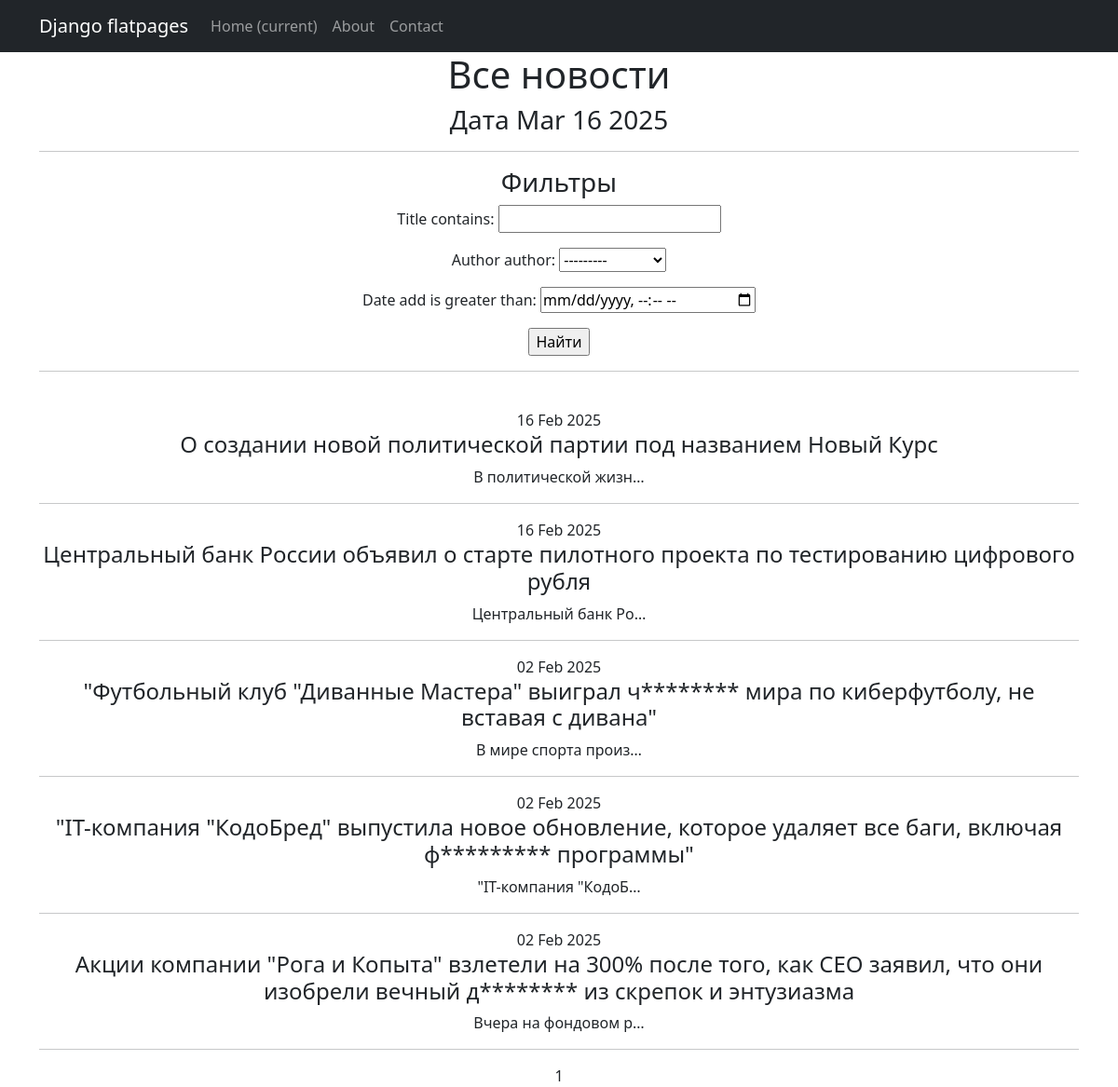
Page /news/search/ on the earlier database version.
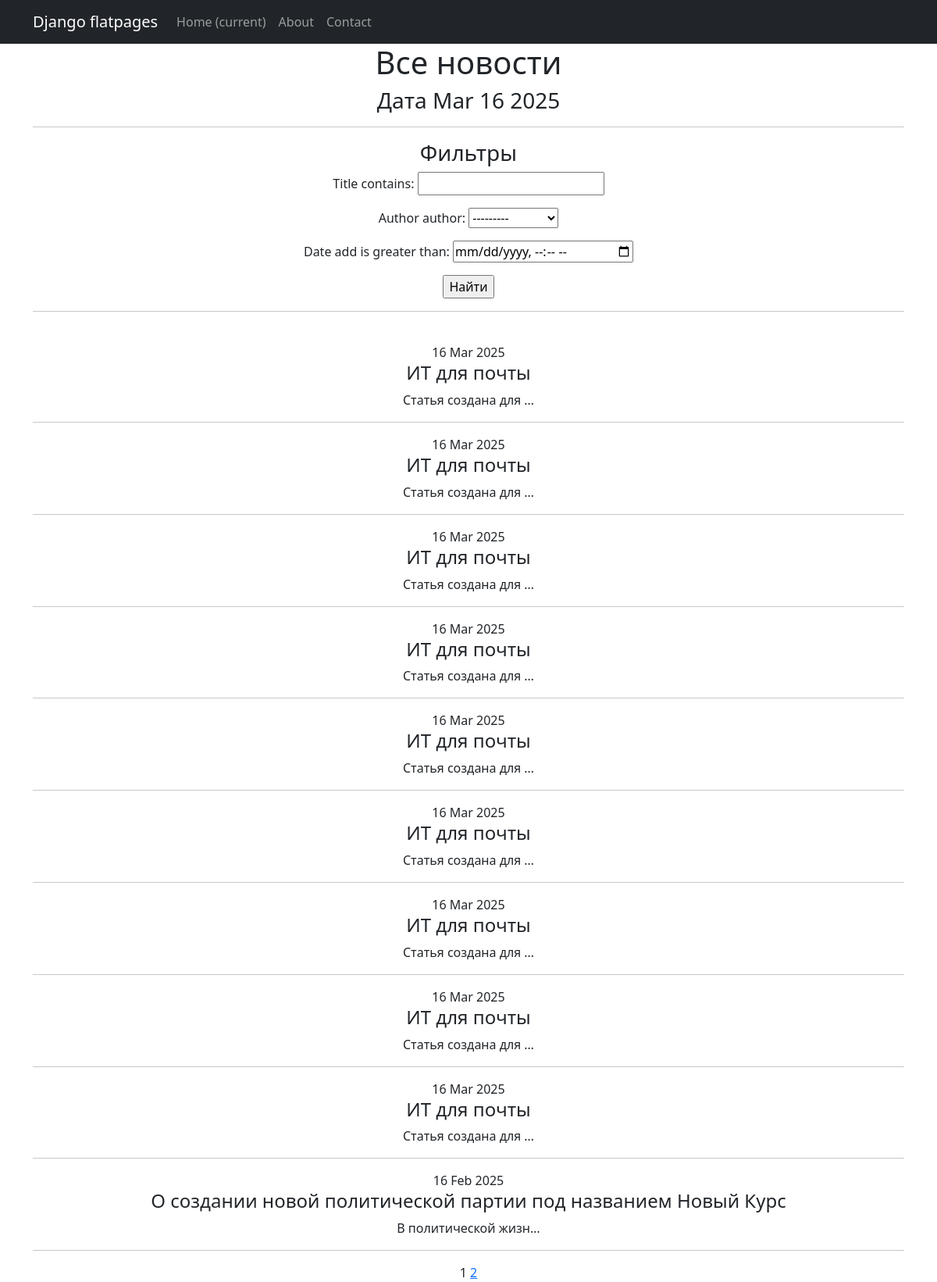
Same page on the later database version.
### news/models.py (models this page shows, shortened)
class Post (models.Model):
    NEWS = 'NW'
    ARTICLE = 'AR'
    CATEGORY_TYPE = (
        (NEWS , "Новость"),
        (ARTICLE, "Статья")
    )
    author = models.ForeignKey(Author, on_delete=models.CASCADE)
    date_add = models.DateTimeField (auto_now_add=True)
    title = models.CharField(max_length=255)
    post = models.TextField()
    rating = models.IntegerField(default=0)
    postCategory = models.ManyToManyField(Category, through="PostCategory")
    categoryType = models.CharField(max_length=2, choices=CATEGORY_TYPE, default=NEWS)

### news/views.py (the view)
# urls.py: path('search/', Search.as_view(), name='search'),
class Search (ListView):
    model = Post
    ordering = '-date_add'
    template_name = 'search.html'
    context_object_name = 'news'
    paginate_by = 10
    def get_queryset(self):
        queryset = super().get_queryset()
        self.filterset = PostFilter(self.request.GET, queryset)
        return self.filterset.qs
    def get_context_data(self, **kwargs):
        context = super().get_context_data(**kwargs)
        context['filterset'] = self.filterset
        return context

### news/templatetags/custom_filters.py (called while the page is built)
@register.filter()
def censor(value):
   words = value.split()  # Используем другое имя для списка слов
   censor_list = []
   for word in words:
      if word.lower() in bad_words:
         censor_word = word[0] + '*' * (len(word) - 1)
         censor_list.append(censor_word)
      else:
         censor_list.append(word)
   return ' '.join(censor_list)

### news/templatetags/custom_tags.py (called while the page is built)
@register.simple_tag()
def current_time(format_string='%b %d %Y'):
   return datetime.now().strftime(format_string)

@register.simple_tag(takes_context=True)
def url_replace(context, **kwargs):
   d = context['request'].GET.copy()
   for k, v in kwargs.items():
       d[k] = v
   return d.urlencode()

### templates/search.html (shortened to what this page needs)
{% extends 'default.html' %}
{% load custom_tags %}
{% load custom_filters %}
{% block content %}
<h1>Все новости</h1>
<h3>Дата {% current_time '%b %d %Y' %} </h3>
<hr>
<h3>Фильтры</h3>
<form action="" method="get">
    {{ filterset.form.as_p }}
    <input type="submit" value="Найти" />
</form>
<hr>
<br>
{% for new in news %}
    {{new.date_add|date:'d M Y'}}<h4> {{ new.title|censor }} </h4>
    {{new.post|truncatechars:20|censor}}
    <hr></hr>
{% endfor %}
{{ page_obj.number }}
{% if page_obj.has_next %}
    <a href="?{% url_replace page=page_obj.next_page_number %}">{{ page_obj.next_page_number }}</a>
{% endif %}
{% endblock content %}

Differences in the rows shown:
no longer on this page (row unchanged): Post: date_add "16 Feb 2025", title|censor "Центральный банк России объявил о старте пилотного проекта по тестированию цифрового рубля", post|censor "Центральный банк Ро…"
no longer on this page (row unchanged): Post: date_add "02 Feb 2025", title|censor "\"Футбольный клуб \"Диванные Мастера\" выиграл ч******** мира по киберфутболу, не вставая с дивана\"", post|censor "В мире спорта произ…"
no longer on this page (row unchanged): Post: date_add "02 Feb 2025", title|censor "\"IT-компания \"КодоБред\" выпустила новое обновление, которое удаляет все баги, включая ф********* программы\"", post|censor "\"IT-компания \"КодоБ…"
no longer on this page (row unchanged): Post: date_add "02 Feb 2025", title|censor "Акции компании \"Рога и Копыта\" взлетели на 300% после того, как CEO заявил, что они изобрели вечный д******** из скрепок и энтузиазма", post|censor "Вчера на фондовом р…"
added Post: date_add "16 Mar 2025", title|censor "ИТ для почты", post|censor "Статья создана для …"
added Post: date_add "16 Mar 2025", title|censor "ИТ для почты", post|censor "Статья создана для …"
added Post: date_add "16 Mar 2025", title|censor "ИТ для почты", post|censor "Статья создана для …"
added Post: date_add "16 Mar 2025", title|censor "ИТ для почты", post|censor "Статья создана для …"
added Post: date_add "16 Mar 2025", title|censor "ИТ для почты", post|censor "Статья создана для …"
added Post: date_add "16 Mar 2025", title|censor "ИТ для почты", post|censor "Статья создана для …"
added Post: date_add "16 Mar 2025", title|censor "ИТ для почты", post|censor "Статья создана для …"
added Post: date_add "16 Mar 2025", title|censor "ИТ для почты", post|censor "Статья создана для …"
added Post: date_add "16 Mar 2025", title|censor "ИТ для почты", post|censor "Статья создана для …"
Other differences:
{{ page_obj.next_page_number }}: (not shown) → "2"
